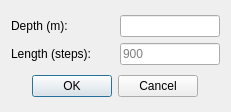
<?xml version="1.0" encoding="UTF-8"?>
<ui version="4.0">
 <class>Dialog</class>
 <widget class="QDialog" name="Dialog">
  <property name="geometry">
   <rect>
    <x>0</x>
    <y>0</y>
    <width>231</width>
    <height>112</height>
   </rect>
  </property>
  <property name="sizePolicy">
   <sizepolicy hsizetype="Fixed" vsizetype="Fixed">
    <horstretch>0</horstretch>
    <verstretch>0</verstretch>
   </sizepolicy>
  </property>
  <property name="maximumSize">
   <size>
    <width>231</width>
    <height>112</height>
   </size>
  </property>
  <property name="windowTitle">
   <string>Bottom profile</string>
  </property>
  <layout class="QVBoxLayout" name="verticalLayout">
   <item>
    <layout class="QGridLayout" name="gridLayout">
     <item row="0" column="1">
      <widget class="QLineEdit" name="line_edit_depth">
       <property name="maximumSize">
        <size>
         <width>100</width>
         <height>16777215</height>
        </size>
       </property>
      </widget>
     </item>
     <item row="0" column="0">
      <widget class="QLabel" name="label_depth">
       <property name="text">
        <string>Depth (m): </string>
       </property>
      </widget>
     </item>
     <item row="1" column="0">
      <widget class="QLabel" name="label_length">
       <property name="text">
        <string>Length (steps):</string>
       </property>
      </widget>
     </item>
     <item row="1" column="1">
      <widget class="QLineEdit" name="line_edit_length">
       <property name="minimumSize">
        <size>
         <width>0</width>
         <height>0</height>
        </size>
       </property>
       <property name="maximumSize">
        <size>
         <width>100</width>
         <height>16777215</height>
        </size>
       </property>
       <property name="placeholderText">
        <string>900</string>
       </property>
      </widget>
     </item>
    </layout>
   </item>
   <item>
    <layout class="QHBoxLayout" name="buttons_layout">
     <item>
      <spacer name="horizontal_spacer_2">
       <property name="orientation">
        <enum>Qt::Horizontal</enum>
       </property>
       <property name="sizeHint" stdset="0">
        <size>
         <width>40</width>
         <height>20</height>
        </size>
       </property>
      </spacer>
     </item>
     <item alignment="Qt::AlignRight">
      <widget class="QPushButton" name="push_button_ok">
       <property name="sizePolicy">
        <sizepolicy hsizetype="Fixed" vsizetype="Fixed">
         <horstretch>0</horstretch>
         <verstretch>0</verstretch>
        </sizepolicy>
       </property>
       <property name="text">
        <string>OK</string>
       </property>
      </widget>
     </item>
     <item alignment="Qt::AlignLeft">
      <widget class="QPushButton" name="push_button_cancel">
       <property name="sizePolicy">
        <sizepolicy hsizetype="Fixed" vsizetype="Fixed">
         <horstretch>0</horstretch>
         <verstretch>0</verstretch>
        </sizepolicy>
       </property>
       <property name="text">
        <string>Cancel</string>
       </property>
      </widget>
     </item>
     <item>
      <spacer name="horizontal_spacer">
       <property name="orientation">
        <enum>Qt::Horizontal</enum>
       </property>
       <property name="sizeHint" stdset="0">
        <size>
         <width>40</width>
         <height>20</height>
        </size>
       </property>
      </spacer>
     </item>
    </layout>
   </item>
  </layout>
 </widget>
 <resources/>
 <connections/>
</ui>
